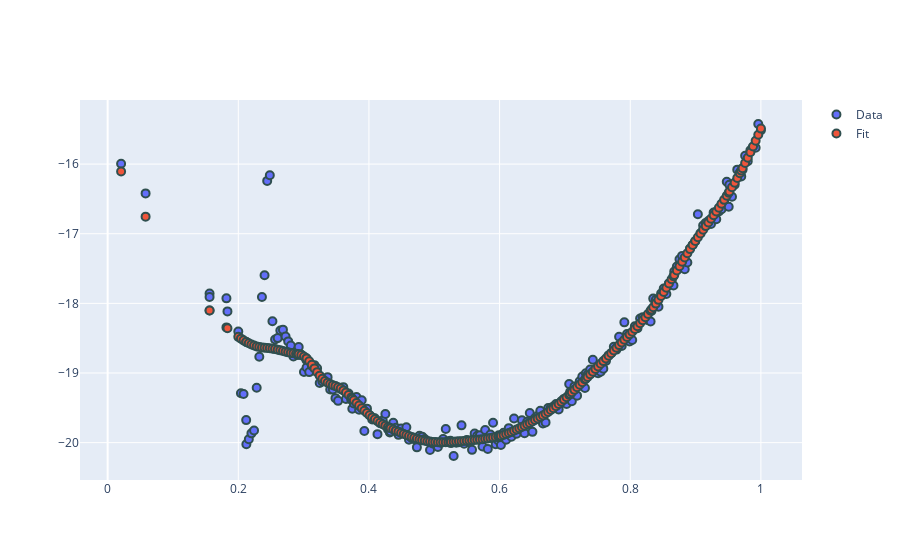

Notebook source saved alongside this figure:
### Code cell
# try CV on 1-d dataset

# generate data
np.random.seed(42)
x_dense = np.random.random(20) * 1

x_sparse = np.linspace(0.2,1,200)
x_dense.sort()
x=np.concatenate((x_dense, x_sparse))
x = x.reshape((len(x), 1))
y = -20*np.exp(-(x-0.5)**2) + 0.1*np.random.randn(len(x), 1)
#y = x**2 + 0.1*np.random.randn(len(x), 1)


# generate parameter grid

m1 = (("s(1)", "valley", 35, (1, 1000), "quantile"),)
M1 = Model(descr=m1)
y_pred = M1.fit(X=x, y=y.ravel(), plot_=True)
#M1.calc_GCV(X=x, y=y.ravel(), n_grid=2, p_min=1e-2, plot_=True)

### Figure 1 — Plotly figure (JSON) as saved in the notebook; plotly's stock layout.template omitted (floating-point values rounded to 4 significant figures; data arrays with more than 128 entries replaced by an {"elided": "..."} marker saying what was removed)
{"data": [{"marker": {"line": {"color": "DarkSlateGrey", "width": 2}, "size": 8}, "mode": "markers", "name": "Data", "type": "scatter", "x": {"elided": "220 float values"}, "y": {"elided": "220 float values"}}, {"marker": {"line": {"color": "DarkSlateGrey", "width": 2}, "size": 8}, "mode": "markers", "name": "Fit", "type": "scatter", "x": {"elided": "220 float values"}, "y": {"elided": "220 float values"}}], "layout": {"autosize": true, "xaxis": {"autorange": true, "range": [-0.03757, 1.058], "type": "linear"}, "yaxis": {"autorange": true, "range": [-20.57, -15.05], "type": "linear"}}}
